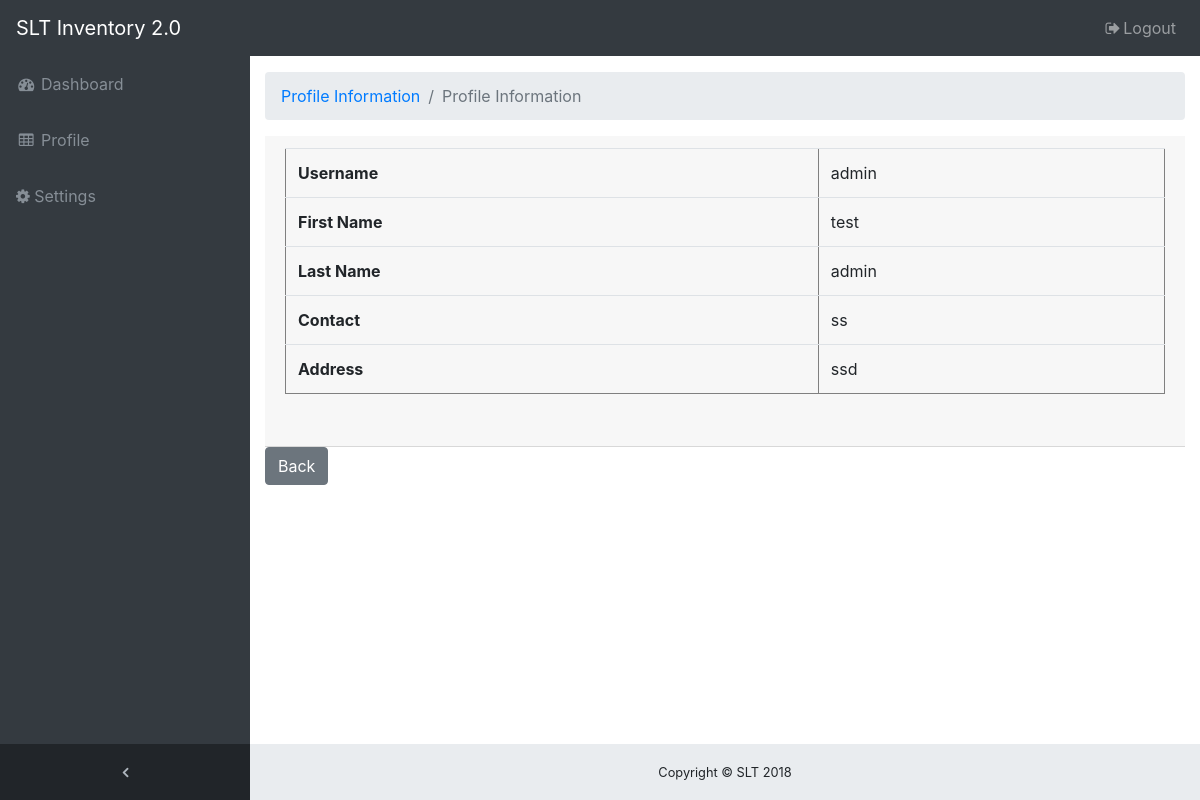
Screenshot of /admin/profile.php (signed in) with the database file from the repository.
### tables this page shows
CREATE TABLE `users` (
  `id` int(11) NOT NULL,
  `username` varchar(255) NOT NULL,
  `password` varchar(255) NOT NULL,
  `first_name` varchar(255) NOT NULL,
  `last_name` varchar(255) NOT NULL,
  `contact` varchar(255) NOT NULL,
  `address` varchar(255) NOT NULL,
  `salt` text NOT NULL,
  `active` int(11) NOT NULL DEFAULT '0'
);

### admin/core/users.php (called while the page is built, shortened)
<?php
function getUserDataByUserId($id) {
	global $connect;
	$sql = "SELECT * FROM users WHERE id = $id";
	$query = $connect->query($sql);
	$result = $query->fetch_assoc();
	return $result;
}

### admin/profile.php (the view, shortened to what this page needs)
<?php require_once 'core/init.php';
$userdata = getUserDataByUserId($_SESSION['id']);
?>
<!DOCTYPE html>
<html>
<head>
	<link href="vendor/bootstrap/css/bootstrap.min.css" rel="stylesheet">
  	<link href="vendor/font-awesome/css/font-awesome.min.css" rel="stylesheet" type="text/css">
  	<link href="vendor/datatables/dataTables.bootstrap4.css" rel="stylesheet">
  	<link href="css/sb-admin.css" rel="stylesheet">
</head>
<body class="fixed-nav sticky-footer bg-dark" id="page-top">
<nav class="navbar navbar-expand-lg navbar-dark bg-dark fixed-top" id="mainNav">
    <a class="navbar-brand" href="login.php">SLT Inventory 2.0</a>
    <div class="collapse navbar-collapse" id="navbarResponsive">
      <ul class="navbar-nav navbar-sidenav" id="exampleAccordion">
        <li class="nav-item" data-toggle="tooltip" data-placement="right" title="Dashboard">
          <a class="nav-link" href="dashboard.php">
            <i class="fa fa-fw fa-dashboard"></i>
            <span class="nav-link-text">Dashboard</span>
          </a>
        </li>
        <li class="nav-item" data-toggle="tooltip" data-placement="right" title="Tables">
          <a class="nav-link" href="profile.php">
            <i class="fa fa-fw fa-table"></i>
            <span class="nav-link-text">Profile</span>
          </a>
        </li>
		<li class="nav-item" data-toggle="tooltip" data-placement="right" title="Tables">
          <a class="nav-link" href="setting.php">
            <i class="fa fa-gear"></i>
            <span class="nav-link-text">Settings</span>
          </a>
        </li>
      </ul>
      <ul class="navbar-nav sidenav-toggler">
        <li class="nav-item">
          <a class="nav-link text-center" id="sidenavToggler">
            <i class="fa fa-fw fa-angle-left"></i>
          </a>
        </li>
      </ul>
      <ul class="navbar-nav ml-auto">
        <li class="nav-item">
          <a class="nav-link" data-toggle="modal" data-target="#exampleModal">
            <i class="fa fa-fw fa-sign-out" href="login.php"></i>Logout</a>
        </li>
      </ul>
    </div>
</nav>
  <div class="content-wrapper">
    <div class="container-fluid">
      <ol class="breadcrumb">
        <li class="breadcrumb-item">
          <a href="#">Profile Information</a>
        </li>
        <li class="breadcrumb-item active" href="profile.php">Profile Information</li>
      </ol>
	  <div class="card-header">
<table class="table table-inverse" border="1" style="width:100%;">
	<thread>
	<tr>
		<th>Username </th>
		<td><?php echo $userdata['username'] ?></td>
	</tr>
	<tr>
		<th>First Name </th>
		<td><?php echo $userdata['first_name'] ?></td>
	</tr>
	<tr>
		<th>Last Name </th>
		<td><?php echo $userdata['last_name'] ?></td>
	</tr>
	<tr>
		<th>Contact </th>
		<td><?php echo $userdata['contact'] ?></td>
	</tr>
	<tr>
		<th>Address </th>
		<td><?php echo $userdata['address'] ?></td>
	</tr>
	</thread>
</table>
<br />
</div>
<a href="dashboard.php"><button type="button" class="btn btn-secondary">Back</button></a>
	<footer class="sticky-footer">
      <div class="container">
        <div class="text-center">
          <small>Copyright © SLT 2018</small>
        </div>
      </div>
  </footer>
</div>
</div>
</body>
</html>

### admin/css/sb-admin.css (style rules this page uses)
html { position: relative; min-height: 100%; }
body { overflow-x: hidden; }
body.sticky-footer { margin-bottom: 56px; }
body.sticky-footer .content-wrapper { min-height: calc(100vh - 56px - 56px); }
body.fixed-nav { padding-top: 56px; }
.content-wrapper { min-height: calc(100vh - 56px); padding-top: 1rem; }
#mainNav .navbar-collapse { overflow: auto; max-height: 75vh; }
#mainNav .navbar-collapse .navbar-nav .nav-item .nav-link { cursor: pointer; }
#mainNav .navbar-collapse .sidenav-toggler { display: none; }
@media (min-width: 992px) { #mainNav .navbar-brand { width: 250px; } }
@media (min-width: 992px) { #mainNav .navbar-collapse { overflow: visible; max-height: none; } }
@media (min-width: 992px) { #mainNav .navbar-collapse .navbar-sidenav { position: absolute; top: 0; left: 0; -webkit-flex-direction: column; -ms-flex-direction: column; flex-direction: column; margin-top: 56px; } }
@media (min-width: 992px) { #mainNav .navbar-collapse .navbar-sidenav > .nav-item { width: 250px; padding: 0; } }
@media (min-width: 992px) { #mainNav .navbar-collapse .navbar-sidenav > .nav-item > .nav-link { padding: 1em; } }
#mainNav.fixed-top .sidenav-toggler { display: none; }
@media (min-width: 992px) { #mainNav.fixed-top .navbar-sidenav { height: calc(100vh - 112px); } }
@media (min-width: 992px) { #mainNav.fixed-top .sidenav-toggler { position: absolute; top: 0; left: 0; display: flex; -webkit-flex-direction: column; -ms-flex-direction: column; flex-direction: column; margin-top: calc(100vh - 56px); } }
@media (min-width: 992px) { #mainNav.fixed-top .sidenav-toggler > .nav-item { width: 250px; padding: 0; } }
@media (min-width: 992px) { #mainNav.fixed-top .sidenav-toggler > .nav-item > .nav-link { padding: 1em; } }
#mainNav.fixed-top.navbar-dark .sidenav-toggler { background-color: #212529; }
#mainNav.fixed-top.navbar-dark .sidenav-toggler a i { color: #adb5bd; }
.content-wrapper { overflow-x: hidden; background: white; }
@media (min-width: 992px) { .content-wrapper { margin-left: 250px; } }
#sidenavToggler i { font-weight: 800; }
#mainNav.navbar-dark .navbar-collapse .navbar-sidenav > .nav-item > .nav-link { color: #868e96; }
@media (min-width: 992px) { #mainNav.navbar-dark .navbar-collapse .navbar-sidenav { background: #343a40; } }
footer.sticky-footer { position: absolute; right: 0; bottom: 0; width: 100%; height: 56px; background-color: #e9ecef; line-height: 55px; }
@media (min-width: 992px) { footer.sticky-footer { width: calc(100% - 250px); } }

### rows the page displays
users: username "admin", first_name "test", last_name "admin", contact "ss", address "ssd"
